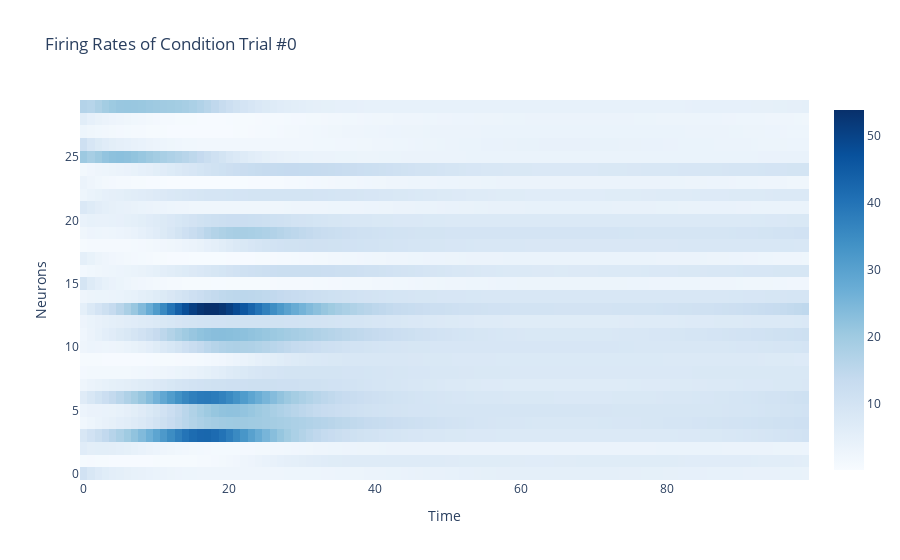
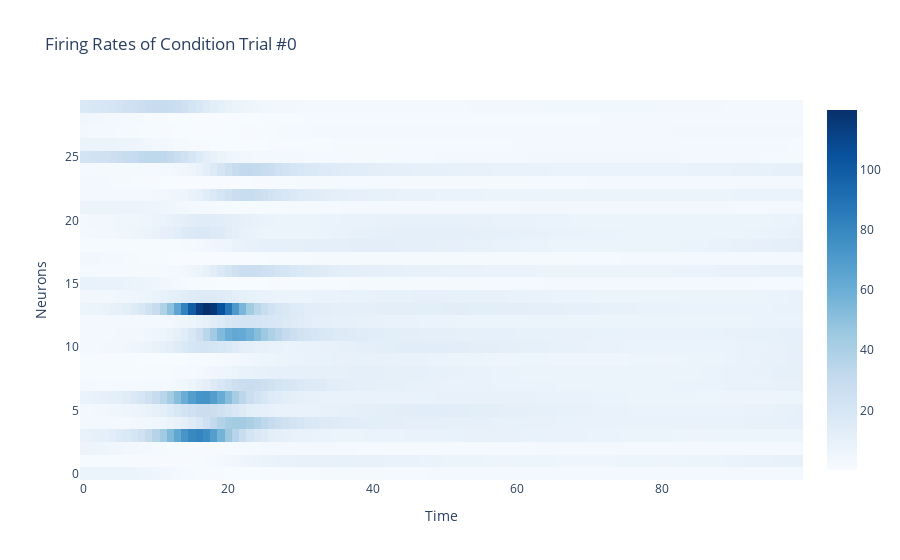

The code cell stored with these charts, in order, in its notebook:
### Code cell
import latentneural.plot as lnp
import numpy as np
import plotly.express as px
import plotly.graph_objects as go


log_f, _, _, _ = model(neural_data.astype('float'), training=False)
fig_rates = go.Figure(data=go.Heatmap(
    x=list(range(log_f.shape[1])), 
    y=list(range(log_f.shape[-1])), 
    z=np.exp(log_f[1, :, :].numpy().T), colorscale="Blues"))

fig_rates.update_layout(title='Firing Rates of Condition Trial #%d' % (0),
                xaxis_title='Time',
                yaxis_title='Neurons')

fig_rates_n = go.Figure(data=go.Heatmap(
    x=list(range(log_f.shape[1])), 
    y=list(range(log_f.shape[-1])), 
    z=dataset['train_rates'][1, :, :].T, colorscale="Blues"))

fig_rates_n.update_layout(title='Firing Rates of Condition Trial #%d' % (0),
                xaxis_title='Time',
                yaxis_title='Neurons')

fig_rates.show()
fig_rates_n.show()

### Figure 1 — Plotly figure (JSON) as saved in the notebook; plotly's stock layout.template omitted (floating-point values rounded to 4 significant figures; data arrays with more than 128 entries replaced by an {"elided": "..."} marker saying what was removed)
{"data": [{"colorscale": [[0, "rgb(247,251,255)"], [0.125, "rgb(222,235,247)"], [0.25, "rgb(198,219,239)"], [0.375, "rgb(158,202,225)"], [0.5, "rgb(107,174,214)"], [0.625, "rgb(66,146,198)"], [0.75, "rgb(33,113,181)"], [0.875, "rgb(8,81,156)"], [1, "rgb(8,48,107)"]], "type": "heatmap", "x": [0, 1, 2, 3, 4, 5, 6, 7, 8, 9, 10, 11, 12, 13, 14, 15, 16, 17, 18, 19, 20, 21, 22, 23, 24, 25, 26, 27, 28, 29, 30, 31, 32, 33, 34, 35, 36, 37, 38, 39, 40, 41, 42, 43, 44, 45, 46, 47, 48, 49, 50, 51, 52, 53, 54, 55, 56, 57, 58, 59, 60, 61, 62, 63, 64, 65, 66, 67, 68, 69, 70, 71, 72, 73, 74, 75, 76, 77, 78, 79, 80, 81, 82, 83, 84, 85, 86, 87, 88, 89, 90, 91, 92, 93, 94, 95, 96, 97, 98, 99], "y": [0, 1, 2, 3, 4, 5, 6, 7, 8, 9, 10, 11, 12, 13, 14, 15, 16, 17, 18, 19, 20, 21, 22, 23, 24, 25, 26, 27, 28, 29], "z": {"elided": "30x100 float values"}}], "layout": {"title": {"text": "Firing Rates of Condition Trial #0"}, "xaxis": {"title": {"text": "Time"}}, "yaxis": {"title": {"text": "Neurons"}}}}

### Figure 2 — Plotly figure (JSON) as saved in the notebook; plotly's stock layout.template omitted (floating-point values rounded to 4 significant figures; data arrays with more than 128 entries replaced by an {"elided": "..."} marker saying what was removed)
{"data": [{"colorscale": [[0, "rgb(247,251,255)"], [0.125, "rgb(222,235,247)"], [0.25, "rgb(198,219,239)"], [0.375, "rgb(158,202,225)"], [0.5, "rgb(107,174,214)"], [0.625, "rgb(66,146,198)"], [0.75, "rgb(33,113,181)"], [0.875, "rgb(8,81,156)"], [1, "rgb(8,48,107)"]], "type": "heatmap", "x": [0, 1, 2, 3, 4, 5, 6, 7, 8, 9, 10, 11, 12, 13, 14, 15, 16, 17, 18, 19, 20, 21, 22, 23, 24, 25, 26, 27, 28, 29, 30, 31, 32, 33, 34, 35, 36, 37, 38, 39, 40, 41, 42, 43, 44, 45, 46, 47, 48, 49, 50, 51, 52, 53, 54, 55, 56, 57, 58, 59, 60, 61, 62, 63, 64, 65, 66, 67, 68, 69, 70, 71, 72, 73, 74, 75, 76, 77, 78, 79, 80, 81, 82, 83, 84, 85, 86, 87, 88, 89, 90, 91, 92, 93, 94, 95, 96, 97, 98, 99], "y": [0, 1, 2, 3, 4, 5, 6, 7, 8, 9, 10, 11, 12, 13, 14, 15, 16, 17, 18, 19, 20, 21, 22, 23, 24, 25, 26, 27, 28, 29], "z": {"elided": "30x100 float values"}}], "layout": {"title": {"text": "Firing Rates of Condition Trial #0"}, "xaxis": {"title": {"text": "Time"}}, "yaxis": {"title": {"text": "Neurons"}}}}
